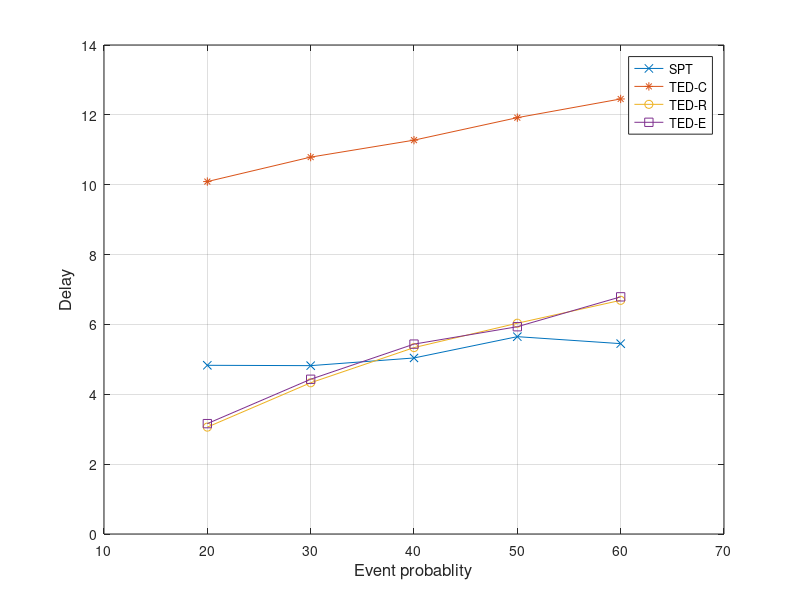

Write the MATLAB code that produced this figure.
x = [20 30 40 50 60]
y = [4.83 4.82 5.04 5.65 5.45]
y1 = [10.09 10.7901875 11.27575 11.919875 12.4554375]
y2 = [3.06 4.330375 5.3365 6.0345625 6.69]
y3 = [3.16 4.430375 5.4365 5.9345625 6.79]
plot(x, y, '-x', x, y1, '-*', x, y2, '-o', x, y3, '-s')
axis([10 70 0 14])
xlabel('Event probablity', 'fontsize',12)
ylabel('Delay','fontsize',12)
legend('SPT', 'TED-C', 'TED-R', 'TED-E')
grid on
%set(h, 'Box', 'on')
